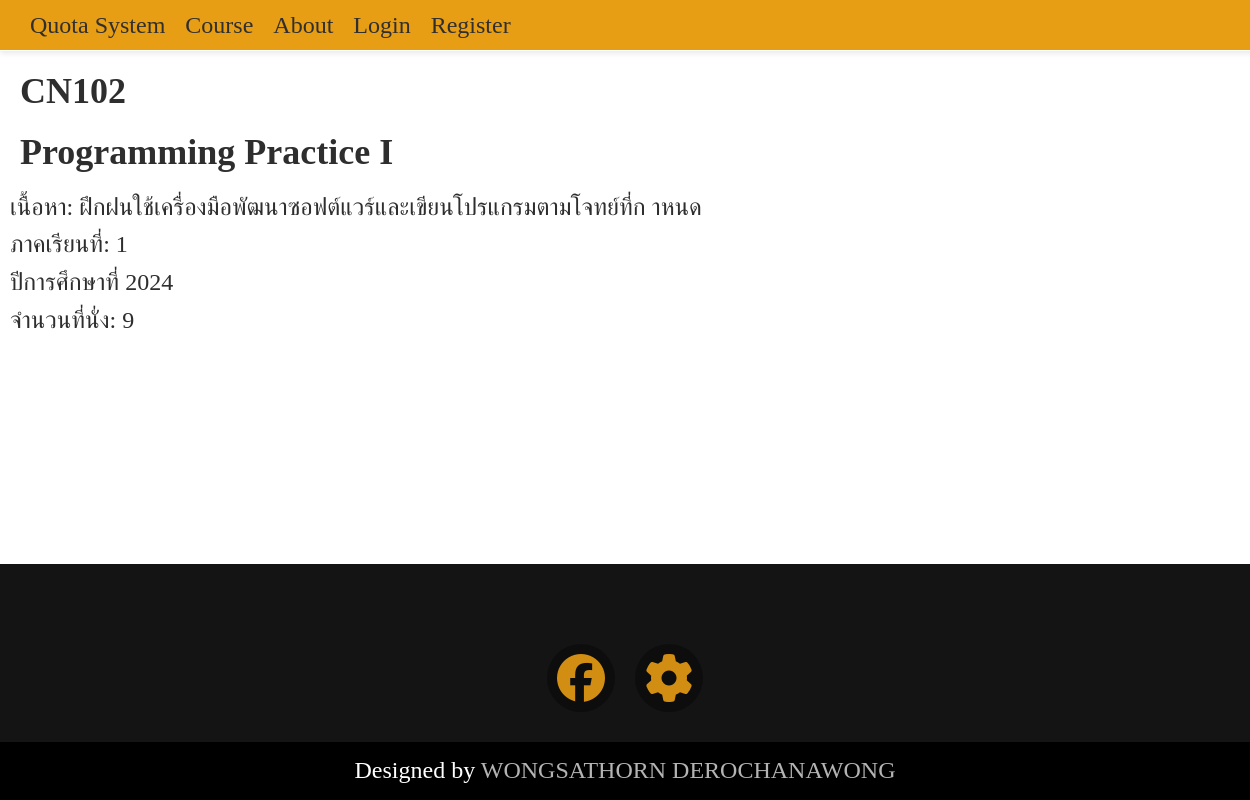
/course/CN102/, run on an earlier commit of the app's database.
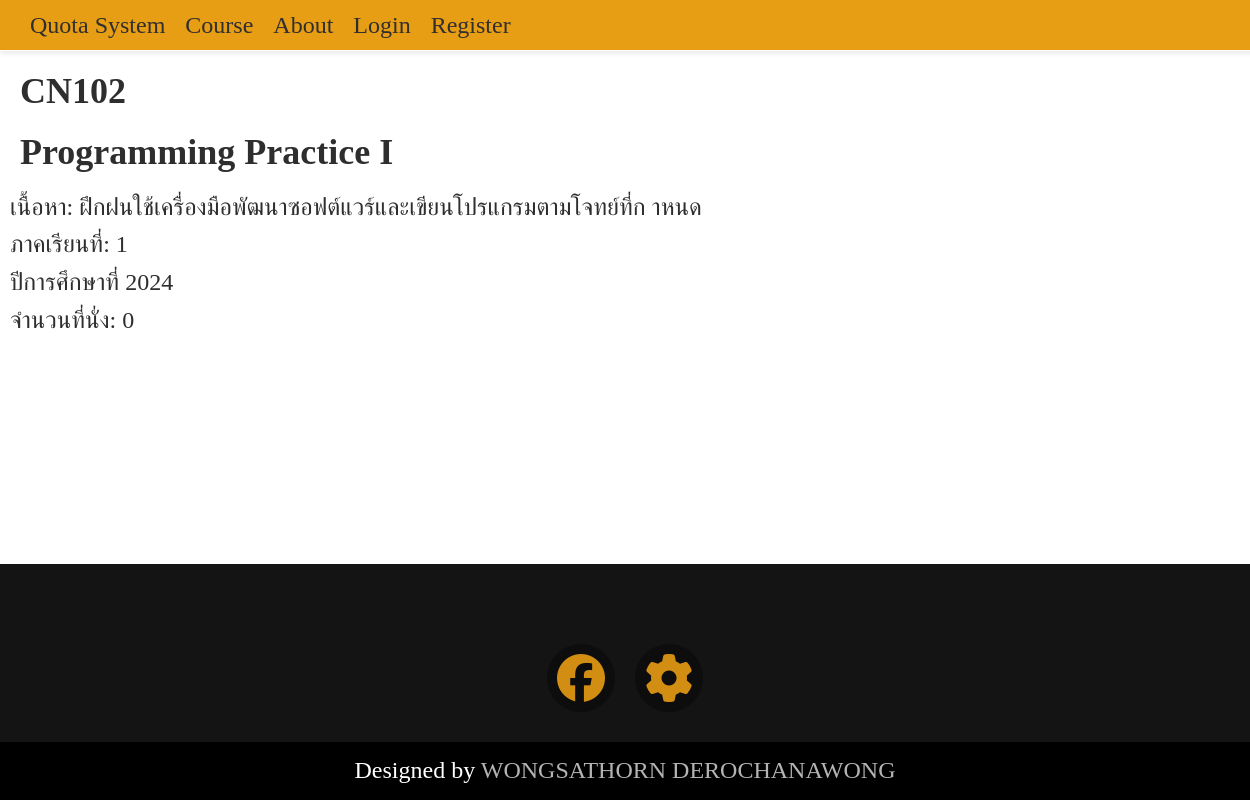
And on a later commit of the database.
### course/models.py (models this page shows, shortened)
class Course(models.Model):
    course_code = models.CharField(max_length=5)
    course_name = models.CharField(max_length=100)
    course_description = models.TextField(null=True)
    semester   = models.CharField(max_length=1)
    year = models.CharField(max_length=4)
    seat = models.IntegerField()
    seat_is_full = models.BooleanField(null=True)
    Users = models.ManyToManyField(settings.AUTH_USER_MODEL, through='CourseEnrollment', related_name='enrolled_courses', blank=True)

### course/views.py (the view)
# urls.py: path('course/<str:course_code>/', views.course_detail, name='course_detail'),
def course_detail(request, course_code):
    single_course = get_object_or_404(Course, course_code=course_code)
    return render(request, 'course/course_detail.html', context={'single_course': single_course})

### course/templates/course/course_detail.html (shortened to what this page needs)
{% extends 'course/components/base.html' %}
{% block content %}
    <h2>{{single_course.course_code}}</h2>
    <h2>{{single_course.course_name}}</h2>
    <p>เนื้อหา: {{single_course.course_description}}</p>
    <p>ภาคเรียนที่: {{single_course.semester}}</p>
    <p>ปีการศึกษาที่ {{single_course.year}}</p>
    <p>จำนวนที่นั่ง: {{single_course.seat}}</p>
{% endblock %}

What changed in the data, as far as the page shows it:
changed Course "CN102": seat "9" → "0"
